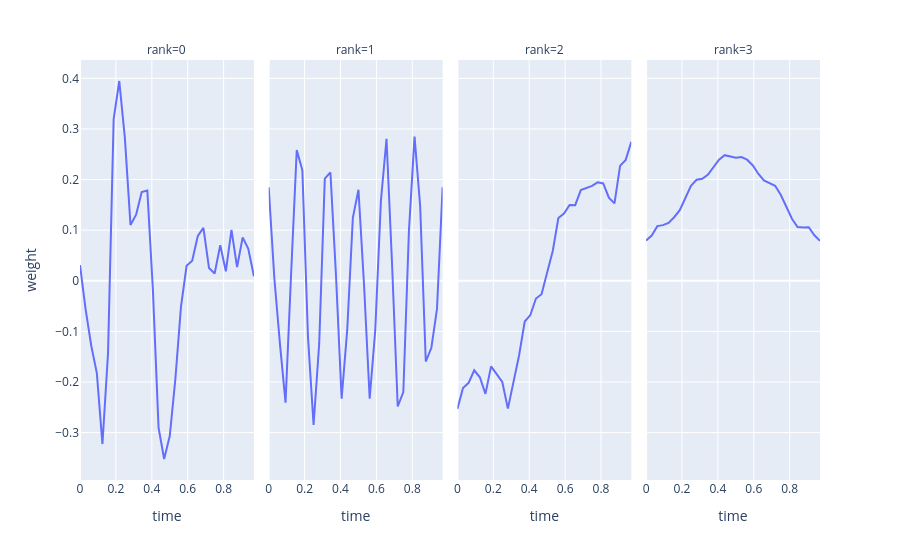

Source (notebook cell):
### Code cell
from mne.viz import plot_topomap

# TODO spatial weights
df = pd.DataFrame(tl.to_numpy(hoda.weights_[1]))
df['time'] = epochs.times
df = df.melt(id_vars=['time'], var_name='rank', value_name='weight')
px.line(df, x='time', y='weight', facet_col='rank', facet_col_wrap=4)

### Figure 1 — Plotly figure (JSON) as saved in the notebook; plotly's stock layout.template omitted (floating-point values rounded to 4 significant figures)
{"data": [{"hovertemplate": "rank=0<br>time=%{x}<br>weight=%{y}<extra></extra>", "legendgroup": "", "line": {"color": "#636efa", "dash": "solid"}, "marker": {"symbol": "circle"}, "mode": "lines", "name": "", "orientation": "v", "showlegend": false, "type": "scatter", "x": [0.0, 0.03125, 0.0625, 0.09375, 0.125, 0.1562, 0.1875, 0.2188, 0.25, 0.2812, 0.3125, 0.3438, 0.375, 0.4062, 0.4375, 0.4688, 0.5, 0.5312, 0.5625, 0.5938, 0.625, 0.6562, 0.6875, 0.7188, 0.75, 0.7812, 0.8125, 0.8438, 0.875, 0.9062, 0.9375, 0.9688], "xaxis": "x", "y": [0.03105, -0.05635, -0.1279, -0.1825, -0.3227, -0.1423, 0.3195, 0.3947, 0.282, 0.1104, 0.1307, 0.1752, 0.1785, -0.01953, -0.2901, -0.3522, -0.3067, -0.1945, -0.05155, 0.02961, 0.03975, 0.08842, 0.1045, 0.0251, 0.01439, 0.07026, 0.01878, 0.1004, 0.0269, 0.08569, 0.06302, 0.008697], "yaxis": "y"}, {"hovertemplate": "rank=1<br>time=%{x}<br>weight=%{y}<extra></extra>", "legendgroup": "", "line": {"color": "#636efa", "dash": "solid"}, "marker": {"symbol": "circle"}, "mode": "lines", "name": "", "orientation": "v", "showlegend": false, "type": "scatter", "x": [0.0, 0.03125, 0.0625, 0.09375, 0.125, 0.1562, 0.1875, 0.2188, 0.25, 0.2812, 0.3125, 0.3438, 0.375, 0.4062, 0.4375, 0.4688, 0.5, 0.5312, 0.5625, 0.5938, 0.625, 0.6562, 0.6875, 0.7188, 0.75, 0.7812, 0.8125, 0.8438, 0.875, 0.9062, 0.9375, 0.9688], "xaxis": "x2", "y": [0.1846, 0.005861, -0.1242, -0.2409, 0.01543, 0.2582, 0.2184, -0.1108, -0.2847, -0.1243, 0.2017, 0.2141, 0.009264, -0.2328, -0.09666, 0.1244, 0.1797, -0.00883, -0.2332, -0.097, 0.1572, 0.2807, 0.03025, -0.2484, -0.2198, 0.09879, 0.2848, 0.1475, -0.1596, -0.1324, -0.0556, 0.1847], "yaxis": "y2"}, {"hovertemplate": "rank=2<br>time=%{x}<br>weight=%{y}<extra></extra>", "legendgroup": "", "line": {"color": "#636efa", "dash": "solid"}, "marker": {"symbol": "circle"}, "mode": "lines", "name": "", "orientation": "v", "showlegend": false, "type": "scatter", "x": [0.0, 0.03125, 0.0625, 0.09375, 0.125, 0.1562, 0.1875, 0.2188, 0.25, 0.2812, 0.3125, 0.3438, 0.375, 0.4062, 0.4375, 0.4688, 0.5, 0.5312, 0.5625, 0.5938, 0.625, 0.6562, 0.6875, 0.7188, 0.75, 0.7812, 0.8125, 0.8438, 0.875, 0.9062, 0.9375, 0.9688], "xaxis": "x3", "y": [-0.2532, -0.2118, -0.2017, -0.1769, -0.1907, -0.2235, -0.1691, -0.184, -0.2, -0.2527, -0.2011, -0.1471, -0.08058, -0.06781, -0.03511, -0.02664, 0.01635, 0.0589, 0.124, 0.1329, 0.1497, 0.1495, 0.1792, 0.1828, 0.1875, 0.1944, 0.1923, 0.1643, 0.1529, 0.227, 0.2389, 0.2746], "yaxis": "y3"}, {"hovertemplate": "rank=3<br>time=%{x}<br>weight=%{y}<extra></extra>", "legendgroup": "", "line": {"color": "#636efa", "dash": "solid"}, "marker": {"symbol": "circle"}, "mode": "lines", "name": "", "orientation": "v", "showlegend": false, "type": "scatter", "x": [0.0, 0.03125, 0.0625, 0.09375, 0.125, 0.1562, 0.1875, 0.2188, 0.25, 0.2812, 0.3125, 0.3438, 0.375, 0.4062, 0.4375, 0.4688, 0.5, 0.5312, 0.5625, 0.5938, 0.625, 0.6562, 0.6875, 0.7188, 0.75, 0.7812, 0.8125, 0.8438, 0.875, 0.9062, 0.9375, 0.9688], "xaxis": "x4", "y": [0.07948, 0.08947, 0.108, 0.1099, 0.1144, 0.1256, 0.1395, 0.1642, 0.1877, 0.1996, 0.2015, 0.2095, 0.2243, 0.2394, 0.2482, 0.2455, 0.2433, 0.2443, 0.2393, 0.2283, 0.2115, 0.1983, 0.1934, 0.1876, 0.1699, 0.1446, 0.1226, 0.1061, 0.1051, 0.1059, 0.08987, 0.07876], "yaxis": "y4"}], "layout": {"annotations": [{"font": {}, "showarrow": false, "text": "rank=0", "x": 0.1175, "xanchor": "center", "xref": "paper", "y": 1, "yanchor": "bottom", "yref": "paper"}, {"font": {}, "showarrow": false, "text": "rank=1", "x": 0.3725, "xanchor": "center", "xref": "paper", "y": 1, "yanchor": "bottom", "yref": "paper"}, {"font": {}, "showarrow": false, "text": "rank=2", "x": 0.6275, "xanchor": "center", "xref": "paper", "y": 1, "yanchor": "bottom", "yref": "paper"}, {"font": {}, "showarrow": false, "text": "rank=3", "x": 0.8825, "xanchor": "center", "xref": "paper", "y": 1, "yanchor": "bottom", "yref": "paper"}], "legend": {"tracegroupgap": 0}, "margin": {"t": 60}, "xaxis": {"anchor": "y", "domain": [0, 0.235], "title": {"text": "time"}}, "xaxis2": {"anchor": "y2", "domain": [0.255, 0.49], "matches": "x", "title": {"text": "time"}}, "xaxis3": {"anchor": "y3", "domain": [0.51, 0.745], "matches": "x", "title": {"text": "time"}}, "xaxis4": {"anchor": "y4", "domain": [0.765, 1.0], "matches": "x", "title": {"text": "time"}}, "yaxis": {"anchor": "x", "domain": [0, 1], "title": {"text": "weight"}}, "yaxis2": {"anchor": "x2", "domain": [0, 1], "matches": "y", "showticklabels": false}, "yaxis3": {"anchor": "x3", "domain": [0, 1], "matches": "y", "showticklabels": false}, "yaxis4": {"anchor": "x4", "domain": [0, 1], "matches": "y", "showticklabels": false}}}
